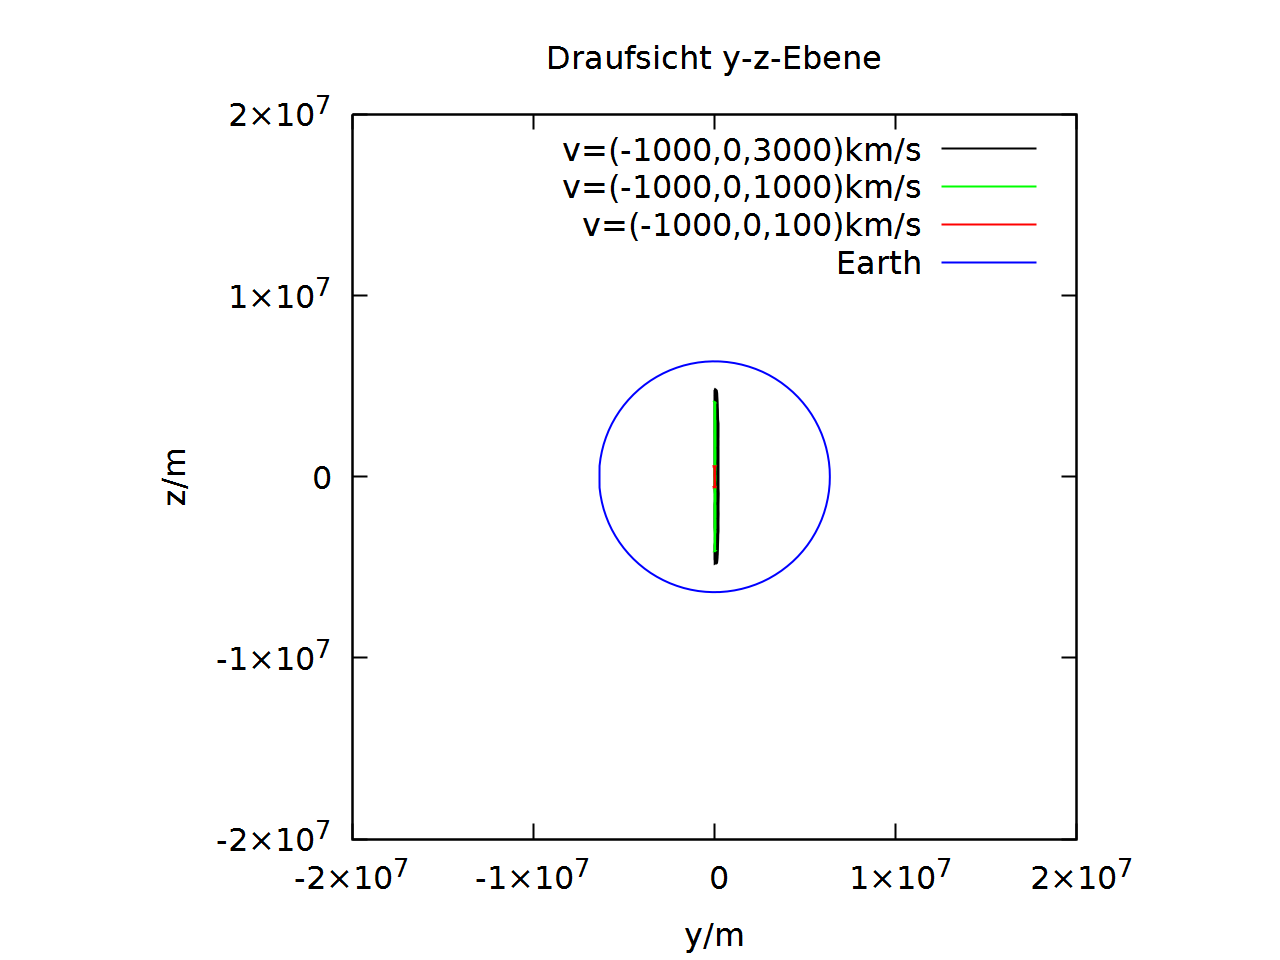

Here is the gnuplot script that generated this plot:
reset

set encoding utf8

set bars 0.5
show bars
set pointsize 3

set key right top
set term pngcairo size 1280,960 fontscale 2 linewidth 2

set xlabel "y/m"
set ylabel "z/m"

set xtics 1e7
set ytics 1e7

set size square
set xrange [-2e7:2e7]
set yrange [-2e7:2e7]

set title "Draufsicht y-z-Ebene"

set parametric
set trange [0:2*pi]

set output "plot_i_y.png"
plot \
 "3.txt" using 3:4 title "v=(-1000,0,3000)km/s" with lines lt rgb "black",\
 "2.txt" using 3:4 title "v=(-1000,0,1000)km/s" with lines lt rgb "green",\
 "1.txt" using 3:4 title "v=(-1000,0,100)km/s" with lines lt rgb "red",\
 6370000*cos(t),6370000*sin(t) title "Earth" lt rgb "blue"

set output "plot_1_i_y.png"
plot \
 "1.txt" using 3:4 title "v=(-1000,0,100)km/s" with lines lt rgb "red",\
 6370000*cos(t),6370000*sin(t) title "Earth"

set output "plot_2_i_y.png"
plot \
 "2.txt" using 3:4 title "v=(-1000,0,1000)km/s" with lines lt rgb "red",\
 6370000*cos(t),6370000*sin(t) title "Earth"

set output "plot_3_i_y.png"
plot \
 "3.txt" using 3:4 title "v=(-1000,0,3000)km/s" with lines lt rgb "red",\
 6370000*cos(t),6370000*sin(t) title "Earth" 
 
 set output "plot_4_i_y.png"
plot \
 "4.txt" using 3:4 title "v=(-1000,0,10000)km/s" with lines lt rgb "red",\
 6370000*cos(t),6370000*sin(t) title "Earth"
